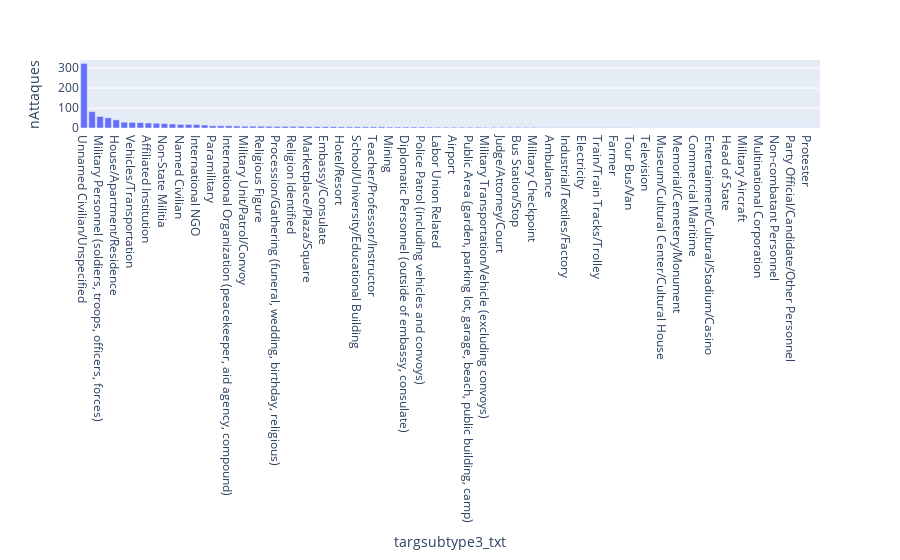

The cell this chart's notebook holds for it:
### Markdown cell above
Visualisons

### Code cell
express.bar(df_targtype, x="targsubtype3_txt", y="nAttaques")

### Figure 1 — Plotly figure (JSON) as saved in the notebook; plotly's stock layout.template omitted (floating-point values rounded to 4 significant figures)
{"data": [{"alignmentgroup": "True", "hovertemplate": "targsubtype3_txt=%{x}<br>nAttaques=%{y}<extra></extra>", "legendgroup": "", "marker": {"color": "#636efa", "pattern": {"shape": ""}}, "name": "", "offsetgroup": "", "orientation": "v", "showlegend": false, "textposition": "auto", "type": "bar", "x": ["Unnamed Civilian/Unspecified", "Police Security Forces/Officers", "Military Personnel (soldiers, troops, officers, forces)", "Laborer (General)/Occupation Identified", "House/Apartment/Residence", "Government Building/Facility/Office", "Vehicles/Transportation", "Government Personnel (excluding police, military)", "Affiliated Institution", "Village/City/Town/Suburb", "Non-State Militia", "Retail/Grocery/Bakery", "Named Civilian", "Tourist", "International NGO", "Restaurant/Bar/Café", "Paramilitary", "Gas/Oil/Electric", "International Organization (peacekeeper, aid agency, compound)", "Bank/Commerce", "Military Unit/Patrol/Convoy", "Race/Ethnicity Identified", "Religious Figure", "Place of Worship", "Procession/Gathering (funeral, wedding, birthday, religious)", "Police Building (headquarters, station, school)", "Religion Identified", "Terrorist", "Marketplace/Plaza/Square", "Medical/Pharmaceutical", "Embassy/Consulate", "Telephone/Telegraph", "Hotel/Resort", "Political Party Member/Rally", "School/University/Educational Building", "Intelligence", "Teacher/Professor/Instructor", "Construction", "Mining", "Bus (excluding tourists)", "Diplomatic Personnel (outside of embassy, consulate)", "Aircraft (not at an airport)", "Police Patrol (including vehicles and convoys)", "Police Checkpoint", "Labor Union Related", "Private Security Company/Firm", "Airport", "Refugee (including Camps/IDP/Asylum Seekers)", "Public Area (garden, parking lot, garage, beach, public building, camp)", "Politician or Political Party Movement/Meeting/Rally", "Military Transportation/Vehicle (excluding convoys)", "Other Personnel", "Judge/Attorney/Court", "Newspaper Journalist/Staff/Facility", "Bus Station/Stop", "Military Barracks/Base/Headquarters/Checkpost", "Military Checkpoint", "Civilian Maritime", "Ambulance", "Prison/Jail", "Industrial/Textiles/Factory", "Domestic NGO", "Electricity", "Student", "Train/Train Tracks/Trolley", "NATO", "Farmer", "Fire Fighter/Truck", "Tour Bus/Van", "Taxi/Rickshaw", "Television", "Television Journalist/Staff/Facility", "Museum/Cultural Center/Cultural House", "Radio Journalist/Staff/Facility", "Memorial/Cemetery/Monument", "Alleged Informant", "Commercial Maritime", "Election-related", "Entertainment/Cultural/Stadium/Casino", "Farm/Ranch", "Head of State", "Highway/Road/Toll/Traffic Signal", "Military Aircraft", "Radio", "Multinational Corporation", "Multiple Telecommunication Targets", "Non-combatant Personnel", "Oil", "Party Official/Candidate/Other Personnel", "Port", "Protester", "Water Supply"], "xaxis": "x", "y": [324, 82, 58, 51, 41, 29, 28, 27, 25, 24, 22, 20, 18, 18, 17, 15, 11, 11, 11, 10, 9, 9, 9, 8, 8, 8, 8, 8, 7, 7, 7, 7, 6, 6, 6, 6, 6, 6, 5, 5, 5, 5, 5, 4, 4, 4, 4, 4, 4, 4, 3, 3, 3, 3, 3, 3, 3, 2, 2, 2, 2, 2, 2, 2, 2, 2, 2, 2, 2, 1, 1, 1, 1, 1, 1, 1, 1, 1, 1, 1, 1, 1, 1, 1, 1, 1, 1, 1, 1, 1, 1, 1], "yaxis": "y"}], "layout": {"barmode": "relative", "legend": {"tracegroupgap": 0}, "margin": {"t": 60}, "xaxis": {"anchor": "y", "domain": [0, 1], "title": {"text": "targsubtype3_txt"}}, "yaxis": {"anchor": "x", "domain": [0, 1], "title": {"text": "nAttaques"}}}}
